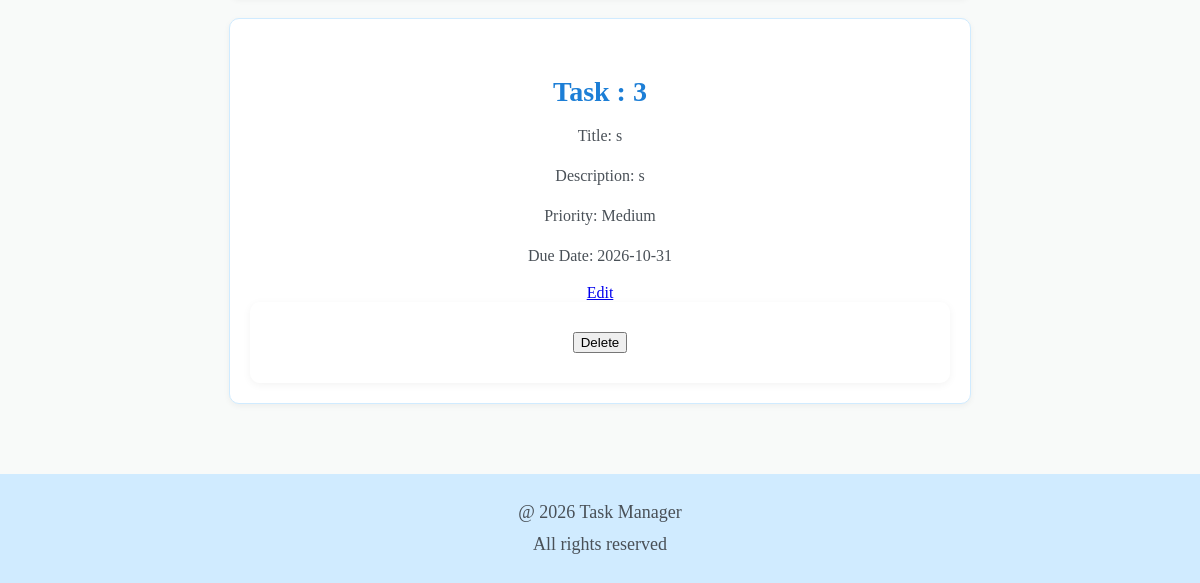
/view_task (lower part), run on an earlier commit of the app's database.
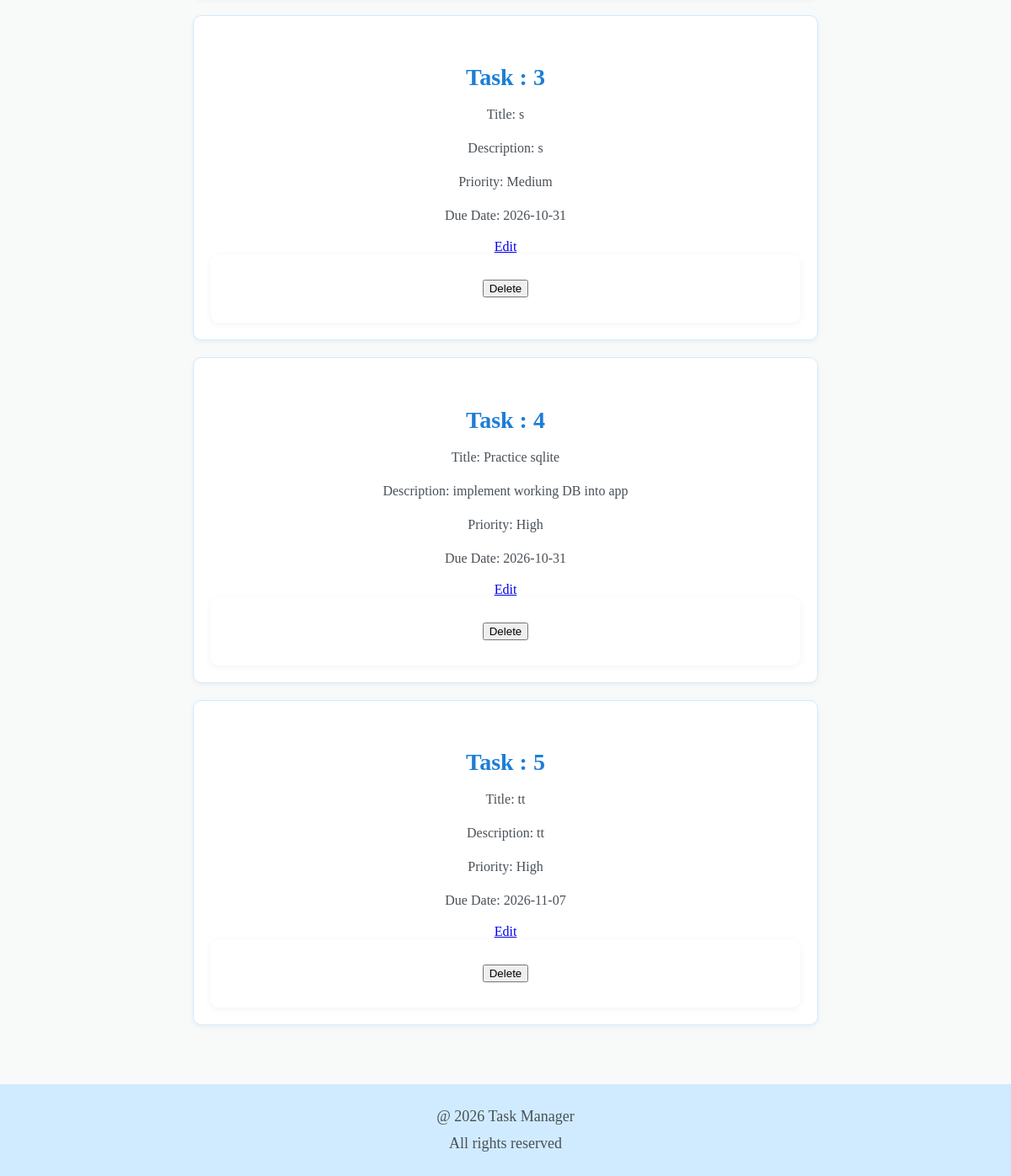
And on a later commit of the database.
### tables this page shows
CREATE TABLE tasks (
        id INTEGER PRIMARY KEY AUTOINCREMENT,
        title TEXT NOT NULL,
        description TEXT,
        priority TEXT NOT NULL,
        due_date TEXT
    );

### Task-Manager/app.py (the view)
@app.route('/view_task')
def view_task():
    connection = sqlite3.connect(DB_PATH)
    connection.row_factory = sqlite3.Row
    cursor = connection.execute("SELECT * FROM tasks")
    tasks = cursor.fetchall()
    connection.close()
    return render_template('view_task.html', tasks=tasks)

### Task-Manager/templates/view_task.html (shortened to what this page needs)
{% extends "base.html" %}
{% block content %}
<section id="task-display">
    {% for task in tasks %}
        <article class="task-item">
            <h4>Task : {{ task.id }}</h4>
            <p>Title: {{ task.title }}</p>
            <p>Description: {{ task.description }}</p>
            <p>Priority: {{ task.priority }}</p>
            <p>Due Date: {{ task.due_date }}</p>
            <a href="{{url_for('update_task', task_id=task.id)}}">Edit</a>
            <form  action="{{ url_for('delete_task', task_id=task.id) }}" method="POST">
                <button type="submit">Delete</button>
            </form>
        </article>
    {% else %}
        <p>No tasks available. Add your first task!</p>
    {% endfor %}
</section>
{% endblock %}

What changed in the data, as far as the page shows it:
added tasks: id "4", title "Practice sqlite", description "implement working DB into app", priority "High", due_date "2026-10-31"
added tasks: id "5", title "tt", description "tt", priority "High", due_date "2026-11-07"
